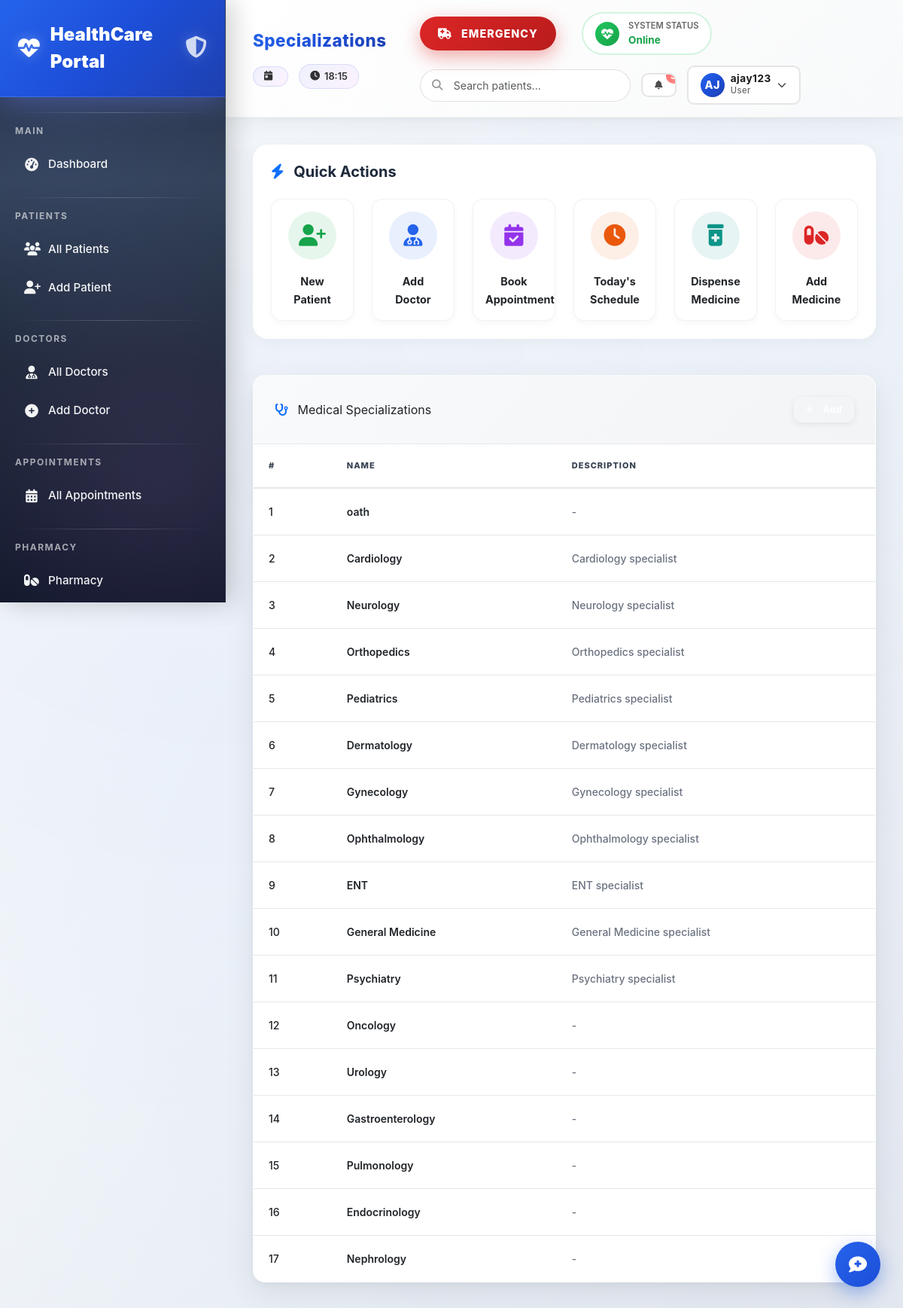
Page /doctors/specializations/ (signed in) on the committed database.
### doctors/models.py (models this page shows, shortened)
class Specialization(models.Model):
    name = models.CharField(max_length=100, unique=True)
    description = models.TextField(blank=True)

### doctors/views.py (the view)
# urls.py: path('specializations/', views.specialization_list, name='specialization_list'),
@login_required
def specialization_list(request):
    specializations = Specialization.objects.all()
    return render(request, 'doctors/specialization_list.html', {'specializations': specializations})

### templates/doctors/specialization_list.html (shortened to what this page needs)
{% extends 'base/base.html' %}
{% block page_title %}Specializations{% endblock %}
{% block content %}
<div class="card">
    <div class="card-header py-3 px-4 d-flex justify-content-between align-items-center">
        <span>
            <i class="fas fa-stethoscope text-primary me-2"></i>
            Medical Specializations
        </span>
        <a href="{% url 'doctors:specialization_create' %}" class="btn btn-primary btn-sm">
            <i class="fas fa-plus me-1"></i>Add
        </a>
    </div>
    <div class="card-body p-0">
        <div class="table-responsive">
            <table class="table table-hover mb-0">
                <thead>
                    <tr>
                        <th>#</th>
                        <th>Name</th>
                        <th>Description</th>
                    </tr>
                </thead>
                <tbody>
                    {% for s in specializations %}
                    <tr>
                        <td>{{ forloop.counter }}</td>
                        <td class="fw-semibold">
                            {{ s.name }}
                        </td>
                        <td class="text-muted">
                            {{ s.description|default:"-" }}
                        </td>
                    </tr>
                    {% empty %}
                    <tr>
                        <td colspan="3" class="text-center text-muted py-4">
                            No specializations yet.
                        </td>
                    </tr>
                    {% endfor %}
                </tbody>
            </table>
        </div>
    </div>
</div>
{% endblock %}

### templates/base/base.html (shortened to what this page needs)
<!DOCTYPE html>
<html lang="en">
<head>
    <link href="https://cdn.jsdelivr.net/npm/bootstrap@5.3.0/dist/css/bootstrap.min.css" rel="stylesheet">
    <link href="https://cdnjs.cloudflare.com/ajax/libs/font-awesome/6.4.0/css/all.min.css" rel="stylesheet">
    {% load static %}
    <link rel="stylesheet" href="{% static 'css/custom.css' %}">
</head>
<body>
<div class="particles">
</div>
{% if user.is_authenticated %}
<div class="sidebar">
    <div class="sidebar-brand">
        <i class="fas fa-heartbeat"></i>
        <span>HealthCare Portal</span>
        <div style="margin-left:auto;font-size:0.8rem;opacity:0.8;"><i class="fas fa-shield-alt"></i></div>
    </div>
    <nav class="mt-2">
        <div class="nav-section">Main</div>
        <a href="{% url 'dashboard' %}" class="nav-link {% if request.resolver_match.url_name == 'dashboard' %}active{% endif %}">
            <i class="fas fa-tachometer-alt"></i> Dashboard
        </a>
        <div class="nav-section">Patients</div>
        <a href="{% url 'patients:patient_list' %}" class="nav-link">
            <i class="fas fa-users"></i> All Patients
        </a>
        <a href="{% url 'patients:patient_create' %}" class="nav-link">
            <i class="fas fa-user-plus"></i> Add Patient
        </a>
        <div class="nav-section">Doctors</div>
        <a href="{% url 'doctors:doctor_list' %}" class="nav-link">
            <i class="fas fa-user-md"></i> All Doctors
        </a>
        <a href="{% url 'doctors:doctor_create' %}" class="nav-link">
            <i class="fas fa-plus-circle"></i> Add Doctor
        </a>
        <div class="nav-section">Appointments</div>
        <a href="{% url 'appointments:appointment_list' %}" class="nav-link">
            <i class="fas fa-calendar-alt"></i> All Appointments
        </a>
        <div class="nav-section">Pharmacy</div>
        <a href="{% url 'pharmacy:pharmacy_dashboard' %}" class="nav-link">
            <i class="fas fa-pills"></i> Pharmacy
        </a>
    </nav>
</div>
{% endif %}
<div class="main-content {% if user.is_authenticated %}with-sidebar{% else %}no-sidebar{% endif %}">
    {% if user.is_authenticated %}
    <div class="topbar">
        <div class="topbar-left">
            <span class="topbar-title">{% block page_title %}Dashboard - Healthcare Management{% endblock %}</span>
            <div class="date-badge">
                <i class="fas fa-calendar-day"></i>
            </div>
            <div class="time-badge">
                <i class="fas fa-clock"></i>
                <span id="current-time">{{ "now"|date:"H:i" }}</span>
            </div>
        </div>
        <div class="topbar-right">
            <button class="emergency-btn" data-bs-toggle="modal" data-bs-target="#emergencyModal">
                <i class="fas fa-ambulance"></i> Emergency
            </button>
            <div class="health-status">
                <div class="status-indicator" id="health-pulse">
                    <i class="fas fa-heartbeat"></i>
                </div>
                <div class="status-text">
                    <span class="status-label">System Status</span>
                    <span class="status-value">Online</span>
                </div>
            </div>
            <div class="search-container">
                <input type="text" class="form-control search-input" placeholder="Search patients..." id="global-search" autocomplete="off">
                <i class="fas fa-search search-icon"></i>
            </div>
            <div class="notification-container">
                <button class="btn btn-sm notification-btn" type="button" data-bs-toggle="dropdown">
                    <i class="fas fa-bell"></i>
                    <span class="notification-badge">3</span>
                </button>
            </div>
            <div class="user-profile-container">
                <button class="btn btn-sm user-profile-btn" type="button" data-bs-toggle="dropdown">
                    <div class="user-avatar">
                        <span>{{ user.username|slice:":2"|upper }}</span>
                    </div>
                    <div class="user-info-mini">
                        <div class="user-name">{{ user.username|truncatechars:15 }}</div>
                        <div class="user-role">User</div>
                    </div>
                    <i class="fas fa-chevron-down"></i>
                </button>
            </div>
        </div>
    </div>
    {% endif %}
    <div class="page-content">
        {% if user.is_authenticated %}
        <div class="dashboard-quick-actions mb-5 bg-white p-4" style="border-radius: 20px; box-shadow: 0 4px 20px rgba(0,0,0,0.04);">
            <h5 class="fw-bold mb-4" style="color: #1e293b;"><i class="fas fa-bolt text-primary me-2"></i> Quick Actions</h5>
            <div class="row g-4">
                <div class="col-6 col-md-4 col-lg-2">
                    <a href="{% url 'patients:patient_create' %}" class="text-decoration-none">
                        <div class="dash-action-card text-center p-3">
                            <div class="icon-circle mx-auto mb-3" style="background: rgba(22, 163, 74, 0.1); color: #16a34a;">
                                <i class="fas fa-user-plus"></i>
                            </div>
                            <span class="fw-bold text-dark" style="font-size: 0.9rem;">New Patient</span>
                        </div>
                    </a>
                </div>
                <div class="col-6 col-md-4 col-lg-2">
                    <a href="{% url 'doctors:doctor_create' %}" class="text-decoration-none">
                        <div class="dash-action-card text-center p-3">
                            <div class="icon-circle mx-auto mb-3" style="background: rgba(37, 99, 235, 0.1); color: #2563eb;">
                                <i class="fas fa-user-md"></i>
                            </div>
                            <span class="fw-bold text-dark" style="font-size: 0.9rem;">Add Doctor</span>
                        </div>
                    </a>
                </div>
                <div class="col-6 col-md-4 col-lg-2">
                    <a href="{% url 'appointments:appointment_list' %}" class="text-decoration-none">
                        <div class="dash-action-card text-center p-3">
                            <div class="icon-circle mx-auto mb-3" style="background: rgba(147, 51, 234, 0.1); color: #9333ea;">
                                <i class="fas fa-calendar-check"></i>
                            </div>
                            <span class="fw-bold text-dark" style="font-size: 0.9rem;">Book Appointment</span>
                        </div>
                    </a>
                </div>
                <div class="col-6 col-md-4 col-lg-2">
                    <a href="#" class="text-decoration-none">
                        <div class="dash-action-card text-center p-3">
                            <div class="icon-circle mx-auto mb-3" style="background: rgba(234, 88, 12, 0.1); color: #ea580c;">
                                <i class="fas fa-clock"></i>
                            </div>
                            <span class="fw-bold text-dark" style="font-size: 0.9rem;">Today's Schedule</span>
                        </div>
                    </a>
                </div>
                <div class="col-6 col-md-4 col-lg-2">
                    <a href="{% url 'pharmacy:pharmacy_dashboard' %}" class="text-decoration-none">
                        <div class="dash-action-card text-center p-3">
                            <div class="icon-circle mx-auto mb-3" style="background: rgba(13, 148, 136, 0.1); color: #0d9488;">
                                <i class="fas fa-prescription-bottle-alt"></i>
                            </div>
                            <span class="fw-bold text-dark" style="font-size: 0.9rem;">Dispense Medicine</span>
                        </div>
                    </a>
                </div>
                <div class="col-6 col-md-4 col-lg-2">
                    <a href="#" class="text-decoration-none">
                        <div class="dash-action-card text-center p-3">
                            <div class="icon-circle mx-auto mb-3" style="background: rgba(220, 38, 38, 0.1); color: #dc2626;">
                                <i class="fas fa-pills"></i>
                            </div>
                            <span class="fw-bold text-dark" style="font-size: 0.9rem;">Add Medicine</span>
                        </div>
                    </a>
                </div>
            </div>
        </div>
        {% endif %}
        {% block content %}{% endblock %}
    </div>
</div>
<button class="assistant-toggle" id="assistantToggle" onclick="toggleAssistant(true)" title="Open Health Assistant">
    <i class="fas fa-comment-medical"></i>
</button>
</body>
</html>

### static/css/custom.css (style rules this page uses)
:root { --primary: #0d6efd; --primary-dark: #0b5ed7; --primary-light: #e7f1ff; --success: #10b981; --success-light: #d1fae5; --danger: #ef4444; --danger-light: #fee2e2; --warning: #f59e0b; --warning-light: #fef3c7; --info: #06b6d4; --info-light: #cffafe; --purple: #8b5cf6; --purple-light: #ede9fe; --gray: #6b7280; --gray-light: #f9fafb; --gray-medium: #f3f4f6; --gray-dark: #374151; --border: #e5e7eb; --shadow-sm: 0 2px 8px rgba(0, 0, 0, 0.08); --shadow-md: 0 8px 16px rgba(0, 0, 0, 0.12); --shadow-lg: 0 15px 40px rgba(0, 0, 0, 0.15); --shadow-xl: 0 20px 50px rgba(0, 0, 0, 0.18); --transition: 0.3s cubic-bezier(0.34, 1.56, 0.64, 1); }
html { scroll-behavior: smooth; }
body { background: linear-gradient(135deg, #f5f7fa 0%, #f0f4f8 100%); font-family: -apple-system, BlinkMacSystemFont, 'Segoe UI', 'Roboto', sans-serif; transition: background 0.3s ease; }
.card { background: white; border: 1px solid var(--border); border-radius: 16px !important; box-shadow: var(--shadow-sm); transition: all 0.3s ease; overflow: hidden; }
.card-header { background: linear-gradient(135deg, #f9fafb 0%, #f3f4f6 100%); padding: 1.75rem !important; border-bottom: 1px solid var(--border); display: flex; justify-content: space-between; align-items: center; gap: 1rem; flex-wrap: wrap; }
.card-body { padding: 0; }
.table { margin-bottom: 0; background: white; }
.table thead { background: linear-gradient(135deg, #f3f4f6 0%, #e5e7eb 100%); }
.table thead th { padding: 1.25rem; text-align: left; font-weight: 800; color: var(--gray-dark); border-bottom: 2px solid var(--border); font-size: 11px; text-transform: uppercase; letter-spacing: 1px; vertical-align: middle; }
.table tbody td { padding: 1.25rem; border-bottom: 1px solid var(--border); vertical-align: middle; font-size: 14px; font-weight: 500; }
.table tbody tr { transition: all 0.2s ease; background: white; }
.table tbody tr:last-child td { border-bottom: none; }
.btn { transition: all 0.2s ease; font-weight: 700; border-radius: 10px !important; display: inline-flex; align-items: center; justify-content: center; gap: 8px; font-size: 13px; letter-spacing: 0.5px; position: relative; overflow: hidden; }
.btn::before { content: ''; position: absolute; top: 50%; left: 50%; width: 0; height: 0; border-radius: 50%; background: rgba(255, 255, 255, 0.3); transform: translate(-50%, -50%); transition: width 0.6s, height 0.6s; }
.btn-primary { background: linear-gradient(135deg, var(--primary), var(--primary-dark)); border: none; color: white; box-shadow: var(--shadow-sm); }
.btn-sm { padding: 0.5rem 1rem; font-size: 12px; }
.card { animation: fadeIn 0.5s ease-out; }
.text-center { text-align: center; }
.text-muted { color: var(--gray) !important; }
.text-decoration-none { text-decoration: none !important; }
.fw-semibold { font-weight: 600; }
.fw-bold { font-weight: 700; }
.mb-4 { margin-bottom: 1.5rem; }

### rows in the picture
Specialization: name "oath", description "-"
Specialization: name "Cardiology", description "Cardiology specialist"
Specialization: name "Neurology", description "Neurology specialist"
Specialization: name "Orthopedics", description "Orthopedics specialist"
Specialization: name "Pediatrics", description "Pediatrics specialist"
Specialization: name "Dermatology", description "Dermatology specialist"
Specialization: name "Gynecology", description "Gynecology specialist"
Specialization: name "Ophthalmology", description "Ophthalmology specialist"
Specialization: name "ENT", description "ENT specialist"
Specialization: name "General Medicine", description "General Medicine specialist"
Specialization: name "Psychiatry", description "Psychiatry specialist"
Specialization: name "Oncology", description "-"
Specialization: name "Urology", description "-"
Specialization: name "Gastroenterology", description "-"
Specialization: name "Pulmonology", description "-"
Specialization: name "Endocrinology", description "-"
Specialization: name "Nephrology", description "-"

### other values in the picture
{{ user.username|slice:":2"|upper }} "AJ"
{{ user.username|truncatechars:15 }} "ajay123"
